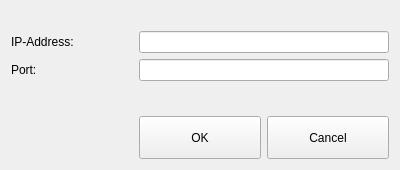
<?xml version="1.0" encoding="UTF-8"?>
<ui version="4.0">
 <class>AddressDialog</class>
 <widget class="QWidget" name="AddressDialog">
  <property name="geometry">
   <rect>
    <x>0</x>
    <y>0</y>
    <width>400</width>
    <height>170</height>
   </rect>
  </property>
  <property name="windowTitle">
   <string>Add Device-IP to start a connection</string>
  </property>
  <layout class="QGridLayout" name="gridLayout">
   <item row="2" column="2" colspan="2">
    <widget class="QLineEdit" name="addressEdit"/>
   </item>
   <item row="4" column="1">
    <widget class="QLabel" name="label_2">
     <property name="text">
      <string>Port:</string>
     </property>
    </widget>
   </item>
   <item row="4" column="2" colspan="2">
    <widget class="QLineEdit" name="portEdit"/>
   </item>
   <item row="2" column="1">
    <widget class="QLabel" name="label">
     <property name="text">
      <string>IP-Address:</string>
     </property>
    </widget>
   </item>
   <item row="0" column="1">
    <widget class="QLabel" name="label_3">
     <property name="toolTip">
      <string>Insert IP-Adress and Port of your device you want to connect to. Be sure the port of the remote device is forwarded in the remote Nat/Router.</string>
     </property>
     <property name="text">
      <string/>
     </property>
     <property name="pixmap">
      <pixmap resource="../arado.qrc">:/images/kdmconfig.png</pixmap>
     </property>
    </widget>
   </item>
   <item row="6" column="3">
    <widget class="QPushButton" name="cancelButton">
     <property name="minimumSize">
      <size>
       <width>0</width>
       <height>43</height>
      </size>
     </property>
     <property name="text">
      <string>Cancel</string>
     </property>
     <property name="icon">
      <iconset resource="../arado.qrc">
       <normaloff>:/images/cancel.png</normaloff>:/images/cancel.png</iconset>
     </property>
     <property name="iconSize">
      <size>
       <width>32</width>
       <height>32</height>
      </size>
     </property>
    </widget>
   </item>
   <item row="6" column="2">
    <widget class="QPushButton" name="okButton">
     <property name="minimumSize">
      <size>
       <width>0</width>
       <height>43</height>
      </size>
     </property>
     <property name="text">
      <string>OK</string>
     </property>
     <property name="icon">
      <iconset resource="../arado.qrc">
       <normaloff>:/images/button_ok.png</normaloff>:/images/button_ok.png</iconset>
     </property>
     <property name="iconSize">
      <size>
       <width>32</width>
       <height>32</height>
      </size>
     </property>
    </widget>
   </item>
   <item row="5" column="1">
    <spacer name="verticalSpacer">
     <property name="orientation">
      <enum>Qt::Vertical</enum>
     </property>
     <property name="sizeHint" stdset="0">
      <size>
       <width>20</width>
       <height>40</height>
      </size>
     </property>
    </spacer>
   </item>
  </layout>
 </widget>
 <resources>
  <include location="../arado.qrc"/>
 </resources>
 <connections/>
</ui>
